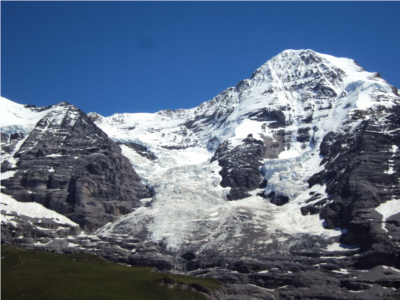
//> input picture build/mountains1.jpg, 400 x 300 px
$ ./test_log_opencv ../build/mountains1.jpg   (built with g++ and OpenCV 4)
//> lines starting //> are read from the running program, lines starting //| are printed output that depends on the picture
#include "opencv2/imgproc/imgproc.hpp"
#include "opencv2/highgui/highgui.hpp"
#include <stdlib.h>
#include <stdio.h>

using namespace cv;

/** @function main */
int main( int argc, char** argv )
{
  Mat src, src_gray, dst;
  int kernel_size = 3;
  int scale = 1;
  int delta = 0;
  int ddepth = CV_16S;
  char* window_name = "Laplace Demo";

  int c;

  /// Load an image
  src = imread( argv[1] );
//> src is the input picture: 300 rows x 400 cols, CV_8UC3; mean B, G, R 131, 108.6, 93

  if( !src.data )
    { return -1; }

  /// Remove noise by blurring with a Gaussian filter
  GaussianBlur( src, src, Size(3,3), 0, 0, BORDER_DEFAULT );
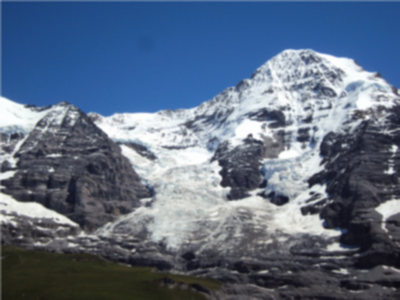
//> src: 300 rows x 400 cols, CV_8UC3; mean B, G, R 130.9, 108.6, 92.9

  /// Convert the image to grayscale
  cvtColor( src, src_gray, CV_BGR2GRAY );
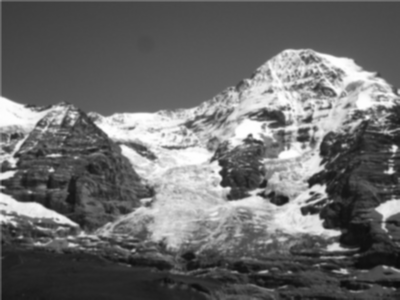
//> src_gray: 300 rows x 400 cols, CV_8UC1; min 11, max 255, mean 106.4

  /// Create window
  namedWindow( window_name, CV_WINDOW_AUTOSIZE );

  /// Apply Laplace function
  Mat abs_dst;

  Laplacian( src_gray, dst, ddepth, kernel_size, scale, delta, BORDER_DEFAULT );
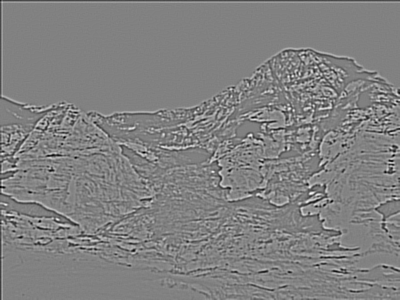
//> dst: 300 rows x 400 cols, CV_16SC1; min -378, max 366, mean -0.4; drawn with min black and max white
  convertScaleAbs( dst, abs_dst );
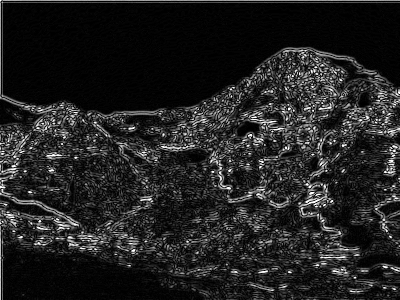
//> abs_dst: 300 rows x 400 cols, CV_8UC1; min 0, max 255, mean 34.1

  /// Show what you got
  imshow( window_name, abs_dst );

  waitKey(0);

  return 0;
  }

$ run again, on build/mountains2.jpg
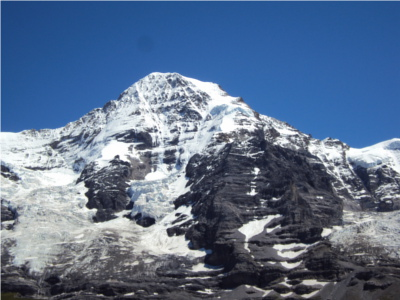
//> input picture build/mountains2.jpg, 400 x 300 px
//> src is the input picture: 300 rows x 400 cols, CV_8UC3; mean B, G, R 142.2, 113.3, 93.1
//> `Laplacian( src_gray, dst, ddepth, kernel_size, scale, delta, BORDER_DE..`:
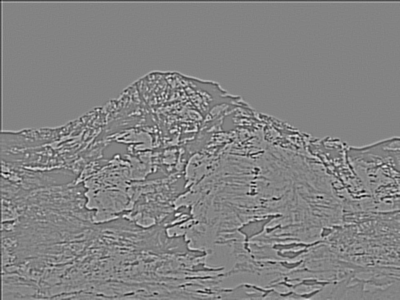
//> dst: 300 rows x 400 cols, CV_16SC1; min -388, max 364, mean -0.4; drawn with min black and max white
//> `convertScaleAbs( dst, abs_dst );`:
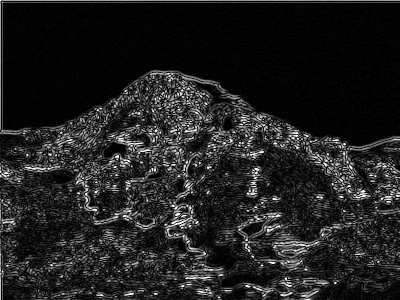
//> abs_dst: 300 rows x 400 cols, CV_8UC1; min 0, max 255, mean 32.8

$ run again, on build/photo1.jpg
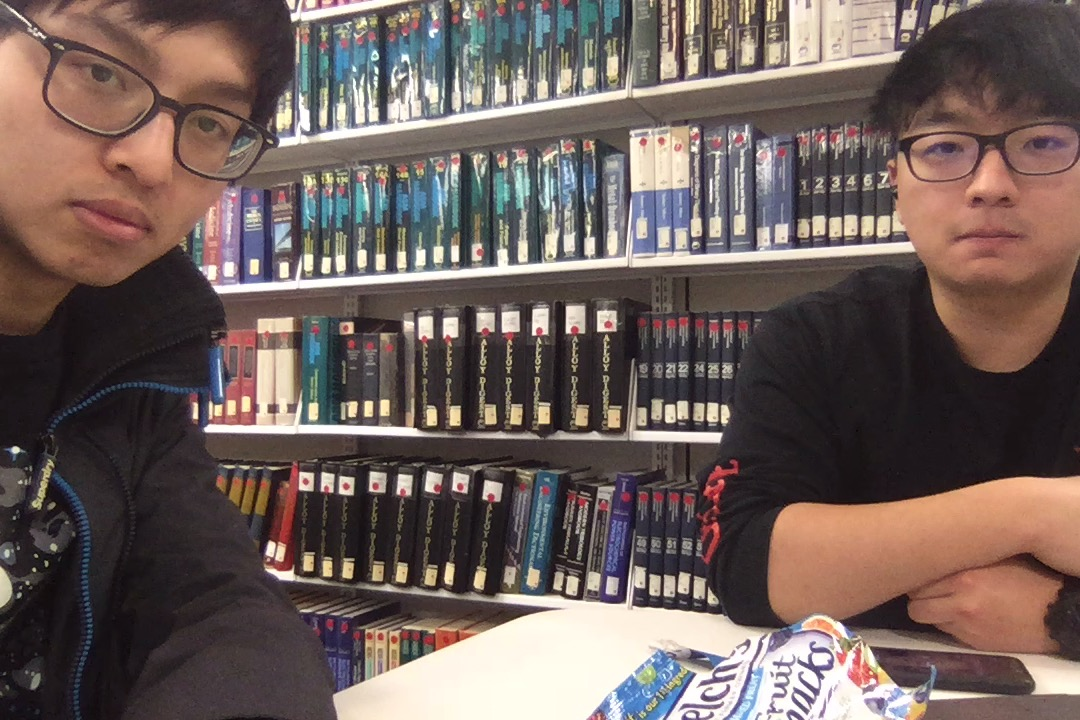
//> input picture build/photo1.jpg, 1080 x 720 px
//> src is the input picture: 720 rows x 1080 cols, CV_8UC3; mean B, G, R 91.1, 95.3, 111
//> `Laplacian( src_gray, dst, ddepth, kernel_size, scale, delta, BORDER_DE..`:
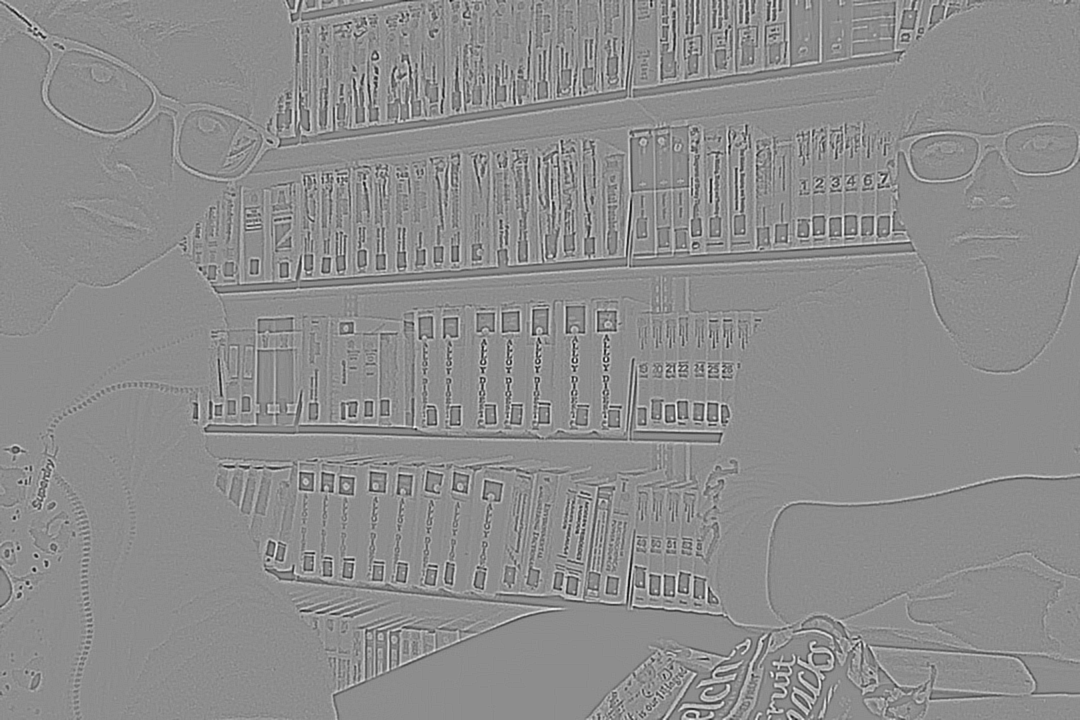
//> dst: 720 rows x 1080 cols, CV_16SC1; min -358, max 288, mean 0; drawn with min black and max white
//> `convertScaleAbs( dst, abs_dst );`:
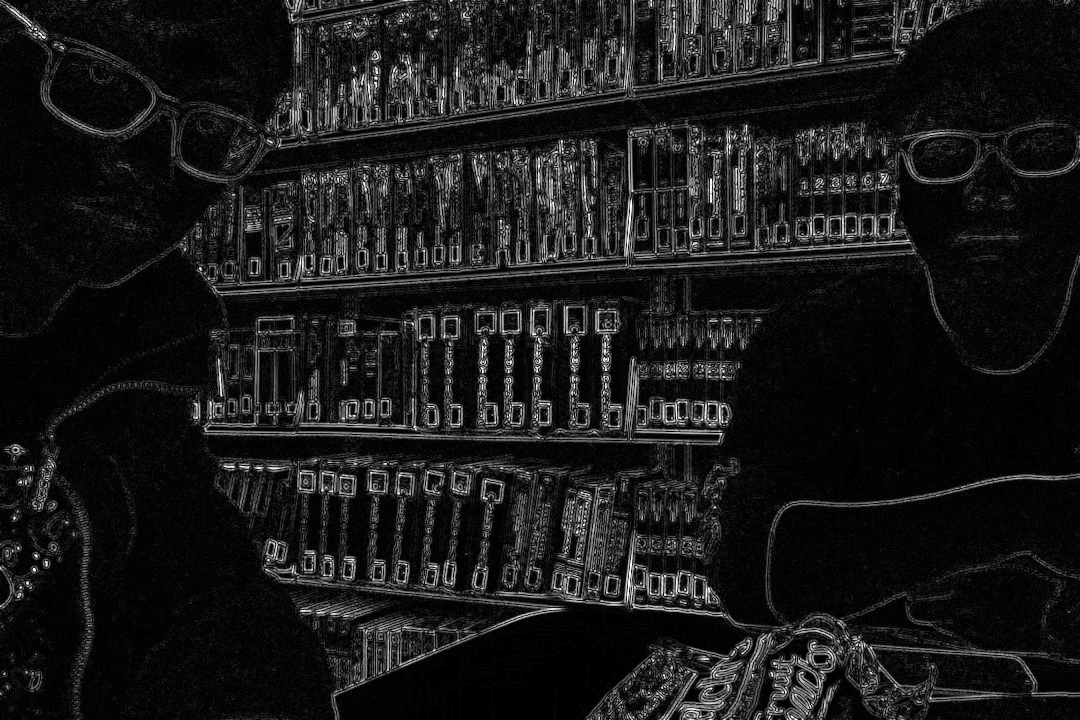
//> abs_dst: 720 rows x 1080 cols, CV_8UC1; min 0, max 255, mean 25.4
